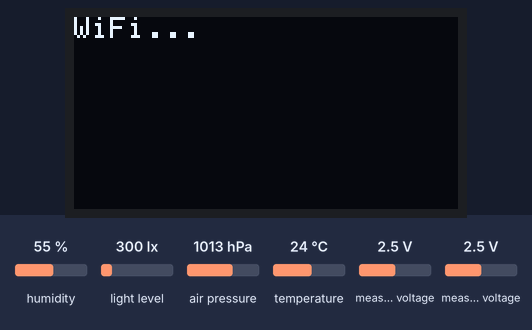
This sketch was run on a simulated ESP8266 (NodeMCU). On the bench: 128×64 one-colour display. The inputs (shaded band) are chosen by the test bench; at power-on: humidity 55 %, light level 300 lx, air pressure 1013 hPa, temperature 24 °C, measured voltage 2.5 V. WiFi joins after 1.5 s; servers stay silent unless stated; no MQTT or app messages arrive unless stated; what the sketch prints to the serial monitor is not drawn.

Above: at 0.5 s.
At 4.0 s:
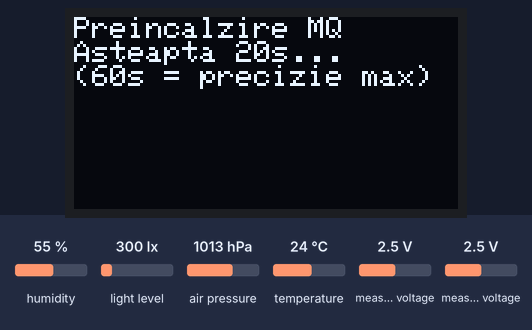
At 24.1 s:
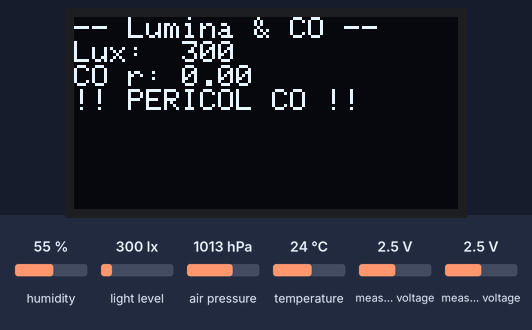
At 30.1 s:
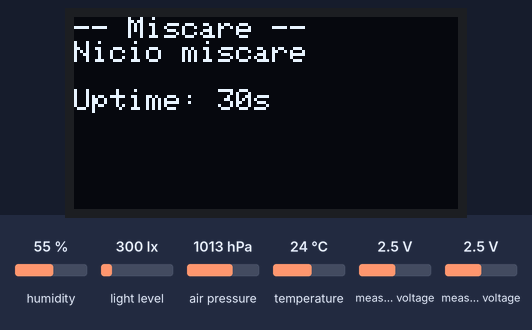
At 31.5 s:
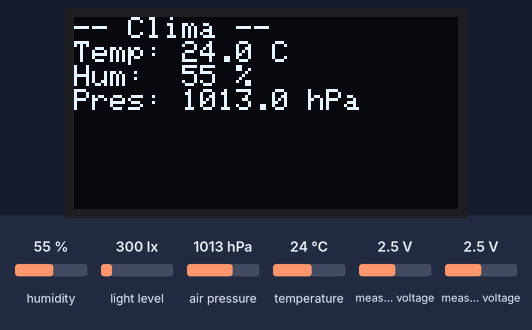
At 36.5 s:
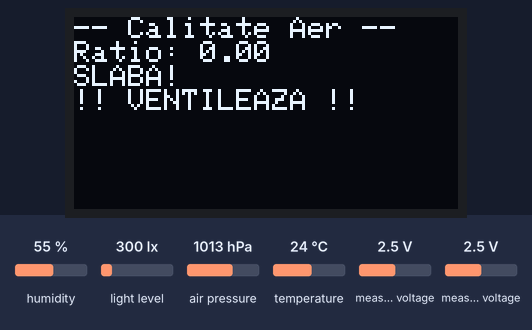

The sketch:

varianta_finala_outside_sensors.ino
```cpp
/*
 * ============================================================
 *  Statie meteo + calitate aer + miscare — NodeMCU ESP8266
 * ============================================================
 *  Senzori:
 *    - AHT20 + BMP280   → Temperatura, Umiditate, Presiune (I2C)
 *    - BH1750 (GY-302)  → Intensitate lumina (I2C)
 *    - ADS1115           → ADC 16-bit (I2C, 0x48)
 *        A0 = MQ-135     → Calitate aer
 *        A1 = MQ-9       → CO / GPL
 *    - OLED 0.96" I2C   → Afisaj (I2C, 0x3C)
 *    - SR602             → Senzor miscare PIR (digital, D3)
 *
 *  Pinout I2C:
 *    SDA = D2 (GPIO 4)
 *    SCL = D1 (GPIO 5)
 *
 *  Alimentare:
 *    VBUS (5V) → MQ-9, MQ-135 (VCC senzor)
 *    3.3V      → AHT20, BMP280, BH1750, OLED, ADS1115, SR602
 *    GND       → toate, comune
 *
 *  Divizor tensiune (AO senzori MQ → ADS1115):
 *    AO_MQ ─── R1(10kΩ) ─┬─── AINx (ADS1115)
 *                          │
 *                        R2(20kΩ)
 *                          │
 *                         GND
 *    Vout = Vin * 20/30 = Vin * 0.666
 *    5V * 0.666 = 3.33V (sigur pentru ADS1115 la 3.3V)
 *
 *  Biblioteci necesare:
 *    - Adafruit AHTX0
 *    - Adafruit BMP280
 *    - BH1750 by Christopher Laws
 *    - Adafruit ADS1X15
 *    - Adafruit SSD1306
 *    - Adafruit GFX Library
 * ============================================================
 */

#include <Wire.h>
#include <Adafruit_AHTX0.h>
#include <Adafruit_BMP280.h>
#include <BH1750.h>
#include <Adafruit_ADS1X15.h>
#include <Adafruit_SSD1306.h>
#include <Adafruit_GFX.h>
#include <ESP8266WiFi.h>
#include <PubSubClient.h>

// ── Pini ──────────────────────────────────────────────────
#define PIR_PIN D3   // SR602 OUT

// ── WiFi & MQTT ───────────────────────────────────────────
const char* ssid            = "Lita_Edi_Parter";
const char* password        = "Ilinca20";
const char* mqtt_server     = "192.168.20.189";
const char* mqtt_pub_topic  = "read/sensor_outside";
const char* mqtt_sub_topic  = "home/sensor_outside/cmd";

WiFiClient   espClient;
PubSubClient mqtt(espClient);

// ── OLED ──────────────────────────────────────────────────
#define SCREEN_WIDTH  128
#define SCREEN_HEIGHT  64
#define OLED_RESET     -1
Adafruit_SSD1306 display(SCREEN_WIDTH, SCREEN_HEIGHT, &Wire, OLED_RESET);

// ── Senzori ───────────────────────────────────────────────
Adafruit_AHTX0   aht;
Adafruit_BMP280  bmp;
BH1750           lightMeter;
Adafruit_ADS1115 ads;

// ── Calibrare MQ ─────────────────────────────────────────
// R0 = rezistenta in aer curat (masoara si actualizeaza!)
// RL = rezistenta de sarcina de pe placa senzorului
// Divizor tensiune: 10k + 10k => v_real = v_citit * 2.0
// Formula Rs: ((Vcc - Vreal) * RL) / Vreal

float       R0_MQ135  = 49;   // kOhm — actualizeaza dupa calibrare!
const float RL_MQ135  = 1.0;    // kOhm

float       R0_MQ9    = 18.3;    // kOhm — actualizeaza dupa calibrare!
const float RL_MQ9    = 1.0;    // kOhm

// ── Smoothing buffers MQ (medie pe 10 esantioane) ────────
float mq135Buffer[10];
float mq9Buffer[10];
int   idxBuf135 = 0;
int   idxBufMQ9 = 0;

// Ratio curent (Rs/R0) — folosit si la OLED si la Serial
float g_ratio135 = 0;
float g_ratio9   = 0;

// ── Timing ───────────────────────────────────────────────
const unsigned long INTERVAL  = 3000;  // citire senzori (ms)
const unsigned long PAGE_TIME = 2500;  // schimbare pagina OLED (ms)
// Miscare: afiseaza pe OLED minim 5s dupa ultima detectie
const unsigned long PIR_SHOW  = 5000;

unsigned long lastRead    = 0;
unsigned long lastPage    = 0;
unsigned long lastMotion  = 0;
int           oledPage    = 0;

// ── Date globale ─────────────────────────────────────────
float g_temp     = 0;
float g_hum      = 0;
float g_pres     = 0;
float g_lux      = 0;
bool  g_motion   = false;

bool  ahtOK     = false;
bool  bmpOK     = false;
bool  bh1750OK  = false;
bool  adsOK     = false;

// ─────────────────────────────────────────────────────────
// Citire tensiune bruta ADS1115 (V)
// ─────────────────────────────────────────────────────────
float readVoltage(uint8_t channel) {
  int16_t raw = ads.readADC_SingleEnded(channel);
  return raw * 0.1875 / 1000.0;  // GAIN_ONE: 0.1875 mV/bit
}

// ─────────────────────────────────────────────────────────
// Calcul Rs din tensiunea citita
// Divizor 10k+10k => v_real = v_citit * 2.0
// Rs = ((Vcc - Vreal) * RL) / Vreal
// ─────────────────────────────────────────────────────────
float getRsMQ135(float volt) {
  float v_real = volt * 2.0;
  if (v_real < 0.1) v_real = 0.1;
  if (v_real > 4.9) v_real = 4.9;
  return ((5.0 - v_real) * RL_MQ135) / v_real;
}

float getRsMQ9(float volt) {
  float v_real = volt * 2.0;
  if (v_real < 0.1) v_real = 0.1;
  if (v_real > 4.9) v_real = 4.9;
  return ((5.0 - v_real) * RL_MQ9) / v_real;
}

// ─────────────────────────────────────────────────────────
// Smoothing — medie mobila pe 10 esantioane
// ─────────────────────────────────────────────────────────
float smooth(float* buf, float newVal, int& idx) {
  buf[idx] = newVal;
  idx = (idx + 1) % 10;
  float sum = 0;
  for (int i = 0; i < 10; i++) sum += buf[i];
  return sum / 10.0;
}

// ─────────────────────────────────────────────────────────
// MQTT callback — nu avem comenzi in aceasta versiune,
// dar functia e necesara pentru PubSubClient
// ─────────────────────────────────────────────────────────
void mqttCallback(char* topic, byte* payload, unsigned int length) {
  // rezervat pentru comenzi viitoare
}

// ─────────────────────────────────────────────────────────
void connectMQTT() {
  while (!mqtt.connected()) {
    display.clearDisplay();
    display.setCursor(0, 0);
    display.println("MQTT...");
    display.display();
    Serial.print("Conectare MQTT...");
    if (mqtt.connect("NodeMCU_Senzori")) {
      mqtt.subscribe(mqtt_sub_topic);
      Serial.println(" OK");
      display.clearDisplay();
      display.setCursor(0, 0);
      display.println("MQTT OK");
      display.display();
      delay(1000);
    } else {
      Serial.print(" eroare, rc=");
      Serial.println(mqtt.state());
      delay(2000);
    }
  }
}

// ─────────────────────────────────────────────────────────
void setup() {
  Serial.begin(115200);

  // Initializeaza bufferele de smoothing MQ cu primele citiri
  ads.setGain(GAIN_ONE);
  ads.begin();
  for (int i = 0; i < 10; i++) {
    mq135Buffer[i] = readVoltage(0) * 1000;
    mq9Buffer[i]   = readVoltage(1) * 1000;
    delay(20);
  }

  Wire.begin();  // SDA=D2, SCL=D1

  pinMode(PIR_PIN, INPUT);

  Serial.println("\n== Initializare ==");

  // OLED
  if (!display.begin(SSD1306_SWITCHCAPVCC, 0x3C)) {
    Serial.println("[EROARE] OLED negasit!");
  } else {
    display.clearDisplay();
    display.setTextSize(1);
    display.setTextColor(SSD1306_WHITE);
    display.setCursor(0, 0);
    display.println("Initializare...");
    display.display();
    Serial.println("[OK] OLED");
  }

  // AHT20
  if (aht.begin()) {
    ahtOK = true;
    Serial.println("[OK] AHT20");
  } else {
    Serial.println("[EROARE] AHT20 negasit!");
  }

  // BMP280
  if (bmp.begin(0x76) || bmp.begin(0x77)) {
    bmpOK = true;
    bmp.setSampling(Adafruit_BMP280::MODE_NORMAL,
                    Adafruit_BMP280::SAMPLING_X2,
                    Adafruit_BMP280::SAMPLING_X16,
                    Adafruit_BMP280::FILTER_X16,
                    Adafruit_BMP280::STANDBY_MS_500);
    Serial.println("[OK] BMP280");
  } else {
    Serial.println("[EROARE] BMP280 negasit!");
  }

  // BH1750
  if (lightMeter.begin(BH1750::CONTINUOUS_HIGH_RES_MODE)) {
    bh1750OK = true;
    Serial.println("[OK] BH1750");
  } else {
    Serial.println("[EROARE] BH1750 negasit!");
  }

  // ADS1115
  if (ads.begin()) {
    adsOK = true;
    Serial.println("[OK] ADS1115");
  } else {
    Serial.println("[EROARE] ADS1115 negasit!");
  }

  // WiFi
  display.clearDisplay();
  display.setCursor(0, 0);
  display.println("WiFi...");
  display.display();
  WiFi.begin(ssid, password);
  Serial.print("Conectare WiFi");
  while (WiFi.status() != WL_CONNECTED) {
    delay(500);
    Serial.print(".");
  }
  Serial.println(" OK");
  Serial.print("IP: "); Serial.println(WiFi.localIP());
  display.clearDisplay();
  display.setCursor(0, 0);
  display.println("WiFi OK");
  display.display();
  delay(800);

  // MQTT
  mqtt.setServer(mqtt_server, 1883);
  mqtt.setCallback(mqttCallback);
  connectMQTT();

  // Preincalzire MQ
  Serial.println("Preincalzire MQ... 20s");
  display.clearDisplay();
  display.setCursor(0, 0);
  display.println("Preincalzire MQ");
  display.println("Asteapta 20s...");
  display.println("(60s = precizie max)");
  display.display();
  delay(20000);

  Serial.println("== Gata! ==\n");
}

// ─────────────────────────────────────────────────────────
void readSensors() {

  // AHT20
  if (ahtOK) {
    sensors_event_t humidity, temp;
    aht.getEvent(&humidity, &temp);
    g_temp = temp.temperature;
    g_hum  = humidity.relative_humidity;
  }

  // BMP280
  if (bmpOK) {
    g_pres = bmp.readPressure() / 100.0F;  // hPa
    if (!ahtOK) g_temp = bmp.readTemperature();
  }

  // BH1750
  if (bh1750OK) {
    g_lux = lightMeter.readLightLevel();
  }

  // ADS1115 — MQ senzori
  if (adsOK) {
    // A0 = MQ-135 (calitate aer)
    float v135      = readVoltage(0);
    float rs135     = getRsMQ135(v135);
    g_ratio135      = rs135 / R0_MQ135;
    smooth(mq135Buffer, v135 * 1000, idxBuf135);  // smoothing pentru stabilitate

    // A1 = MQ-9 (CO)
    float v9        = readVoltage(1);
    float rs9       = getRsMQ9(v9);
    g_ratio9        = rs9 / R0_MQ9;
    smooth(mq9Buffer, v9 * 1000, idxBufMQ9);
  }

  // SR602 — miscare
  g_motion = digitalRead(PIR_PIN);
  if (g_motion) lastMotion = millis();
}

// ─────────────────────────────────────────────────────────
void printSerial() {
  Serial.println("──────────────────────────────");
  if (ahtOK) {
    Serial.printf("Temperatura  : %.1f °C\n", g_temp);
    Serial.printf("Umiditate    : %.1f %%\n",  g_hum);
  }
  if (bmpOK) {
    Serial.printf("Presiune     : %.1f hPa\n", g_pres);
  }
  if (bh1750OK) {
    Serial.printf("Lumina       : %.0f lux\n", g_lux);
  }
  if (adsOK) {
    Serial.print("MQ135 Ratio: "); Serial.print(g_ratio135);
    Serial.print(" | MQ9 Ratio: "); Serial.println(g_ratio9);

    // Calitate aer bazata pe ratio MQ-135
    // Ratio mare = aer curat, ratio mic = aer poluat
    if      (g_ratio135 > 0.8) Serial.println("Calitate aer : EXCELENTA");
    else if (g_ratio135 > 0.5) Serial.println("Calitate aer : MODERATA");
    else                        Serial.println("Calitate aer : SLABA !");

    // CO bazat pe ratio MQ-9
    if      (g_ratio9 > 0.9)  Serial.println("CO           : Normal");
    else if (g_ratio9 > 0.5)  Serial.println("CO           : Atentie!");
    else if (g_ratio9 > 0.2)  Serial.println("CO           : MODERAT");
    else                       Serial.println("CO           : PERICOL!");

    // Decommenteaza pentru calibrare initiala (ruleaza in aer curat):
    // Serial.print("SCRIE IN R0_MQ135: "); Serial.println(getRsMQ135(readVoltage(0)));
    // Serial.print("SCRIE IN R0_MQ9:   "); Serial.println(getRsMQ9(readVoltage(1)));
  }

  Serial.printf("Miscare      : %s\n", g_motion ? "DA" : "nu");
  Serial.println("──────────────────────────────");
}

// ─────────────────────────────────────────────────────────
// Calitate aer — text scurt pentru OLED
// ─────────────────────────────────────────────────────────
const char* airQualityStr() {
  if      (g_ratio135 > 0.8) return "EXCELENTA";
  else if (g_ratio135 > 0.5) return "MODERATA";
  else                        return "SLABA!";
}

// ─────────────────────────────────────────────────────────
// OLED — 4 pagini rotative
//   0: Temperatura / Umiditate / Presiune
//   1: Lumina / CO (MQ-9)
//   2: Calitate aer (MQ-135)
//   3: Miscare + uptime
// Daca e detectata miscare, afiseaza pagina 3 prioritar
// ─────────────────────────────────────────────────────────
void updateOLED() {
  display.clearDisplay();
  display.setTextSize(1);
  display.setTextColor(SSD1306_WHITE);
  display.setCursor(0, 0);

  bool motionRecent = (millis() - lastMotion < PIR_SHOW);

  // Daca e miscare recenta, sari direct la pagina de miscare
  int page = motionRecent ? 3 : oledPage;

  switch (page) {
    case 0:
      display.println("-- Clima --");
      if (ahtOK) {
        display.printf("Temp: %.1f C\n", g_temp);
        display.printf("Hum:  %.0f %%\n", g_hum);
      } else {
        display.println("AHT20 lipsa");
      }
      if (bmpOK) {
        display.printf("Pres: %.1f hPa\n", g_pres);
      } else {
        display.println("BMP280 lipsa");
      }
      break;

    case 1:
      display.println("-- Lumina & CO --");
      if (bh1750OK) {
        display.printf("Lux:  %.0f\n", g_lux);
      } else {
        display.println("BH1750 lipsa");
      }
      if (adsOK) {
        display.printf("CO r: %.2f\n", g_ratio9);
        if (g_ratio9 < 0.2) display.println("!! PERICOL CO !!");
        else if (g_ratio9 < 0.5) display.println("! Atentie CO");
      } else {
        display.println("ADS lipsa");
      }
      break;

    case 2:
      display.println("-- Calitate Aer --");
      if (adsOK) {
        display.printf("Ratio: %.2f\n", g_ratio135);
        display.println(airQualityStr());
        if (g_ratio135 < 0.5) display.println("!! VENTILEAZA !!");
      } else {
        display.println("MQ-135 lipsa");
      }
      break;

    case 3:
      display.println("-- Miscare --");
      if (motionRecent) {
        display.println("** DETECTATA **");
        unsigned long secAgo = (millis() - lastMotion) / 1000;
        if (secAgo == 0) display.println("Acum!");
        else display.printf("Acum %lus\n", secAgo);
      } else {
        display.println("Nicio miscare");
      }
      display.printf("\nUptime: %lus\n", millis() / 1000);
      break;
  }

  display.display();
}

// ─────────────────────────────────────────────────────────
void loop() {
  // Mentine conexiunea MQTT
  if (!mqtt.connected()) connectMQTT();
  mqtt.loop();

  unsigned long now = millis();

  // Citire senzori la interval
  if (now - lastRead >= INTERVAL) {
    lastRead = now;
    readSensors();
    printSerial();
    updateOLED();
  }

  // Publicare MQTT la 5 secunde
  static unsigned long lastMqttPublish = 0;
  if (now - lastMqttPublish >= 5000) {
    lastMqttPublish = now;
    char payload[200];
    snprintf(payload, sizeof(payload),
      "{\"temp\":%.1f,\"hum\":%.0f,\"pres\":%.1f,\"lux\":%.0f,\"mq135_r\":%.2f,\"mq9_r\":%.2f,\"motion\":%d}",
      g_temp, g_hum, g_pres, g_lux, g_ratio135, g_ratio9, g_motion ? 1 : 0);
    mqtt.publish(mqtt_pub_topic, payload);
    Serial.print("MQTT publicat: "); Serial.println(payload);
  }

  // Schimbare pagina OLED (doar daca nu e miscare recenta)
  if (now - lastPage >= PAGE_TIME) {
    lastPage = now;
    if (millis() - lastMotion >= PIR_SHOW) {
      oledPage = (oledPage + 1) % 4;
    }
    updateOLED();
  }
}

/*
 * ============================================================
 *  CALIBRARE MQ — pasi:
 * ============================================================
 *  1. Lasa senzorii sa se incalzeasca 24-48h la prima pornire.
 *  2. Porneste in aer curat (afara sau camera ventilata).
 *  3. Decommenteaza liniile de calibrare din printSerial():
 *       // Serial.print("SCRIE IN R0_MQ135: "); ...
 *       // Serial.print("SCRIE IN R0_MQ9:   "); ...
 *  4. Citeste valorile din Serial Monitor si actualizeaza:
 *       float R0_MQ135 = <valoarea citita>;
 *       float R0_MQ9   = <valoarea citita>;
 *  5. Recommenteaza liniile de calibrare.
 *
 *  INTERPRETARE RATIO (Rs/R0):
 *    Ratio aproape de 1.0 = aer curat (Rs ≈ R0)
 *    Ratio < 1.0 = concentratie crescuta de gaz
 *
 *  MQ-135 ratio:  > 0.8 Excelent | 0.5-0.8 Moderat | < 0.5 Slab
 *  MQ-9 ratio:    > 0.9 Normal   | 0.5-0.9 Atentie  | < 0.2 Pericol
 *
 * ============================================================
 *  REZUMAT CONEXIUNI:
 * ============================================================
 *  NodeMCU D1 (SCL) → SCL: OLED, AHT20, BMP280, BH1750, ADS1115
 *  NodeMCU D2 (SDA) → SDA: OLED, AHT20, BMP280, BH1750, ADS1115
 *  NodeMCU D3       → OUT: SR602
 *  NodeMCU 3.3V     → VCC: OLED, AHT20, BMP280, BH1750, ADS1115, SR602
 *  NodeMCU VBUS(5V) → VCC: MQ-9, MQ-135
 *  NodeMCU GND      → GND: toate
 *  ADS1115 A0       ← AO MQ-135 (prin divizor 10k+20k)
 *  ADS1115 A1       ← AO MQ-9   (prin divizor 10k+20k)
 *  ADS1115 ADDR     → GND (adresa I2C = 0x48)
 * ============================================================
 */
```

Measured:
- what the display in image 0 shows lasts 1.5 s, from 0.5 s to 2.0 s
- what the display in image 1 shows lasts 20.2 s, from 3.9 s to 24.1 s
- what the display in image 2 shows lasts 2.3 s, from 24.1 s to 26.4 s
- what the display in image 3 shows lasts 1.3 s, from 30.1 s to 31.4 s
- what the display in image 4 shows lasts 2.5 s, from 31.4 s to 33.9 s
- what the display in image 5 shows lasts 2.7 s, from 36.4 s to 39.1 s
